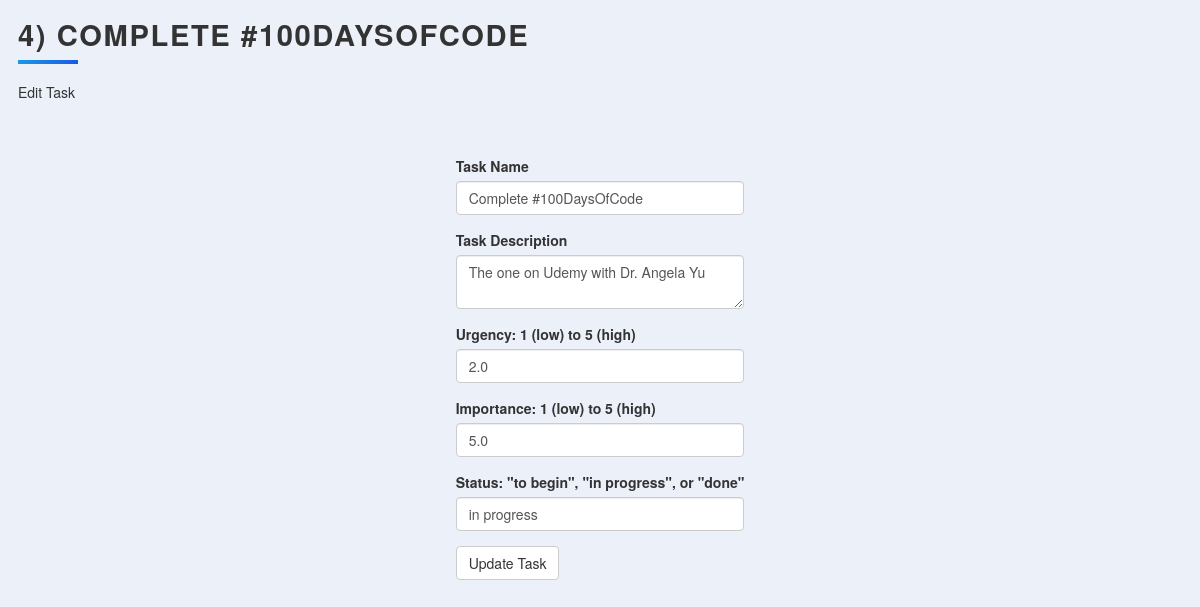
Page /edit?id=4 on the committed database.
### main.py (models this page shows, shortened)
class Task(db.Model):
    id = db.Column(db.Integer, primary_key=True)
    title = db.Column(db.String(250), nullable=False)
    description = db.Column(db.String(500), nullable=True)
    urgency = db.Column(db.Float, nullable=True)
    importance = db.Column(db.Float, nullable=True)
    status = db.Column(db.String(250), nullable=True)

### main.py (the view, shortened to what this page needs)
@app.route("/edit", methods=["GET", "POST"])
def edit_task():
    task_id = request.args.get("id")
    task = Task.query.get(task_id)
    edit_form = EditTaskForm(
        title=task.title,
        description=task.description,
        urgency=task.urgency,
        importance=task.importance,
        status=task.status
    )
    return render_template("edit.html", task=task, form=edit_form)

### main.py
class EditTaskForm(FlaskForm):
    title = StringField("Task Name", validators=[DataRequired()])
    description = TextAreaField("Task Description", validators=[DataRequired()])
    urgency = StringField("Urgency: 1 (low) to 5 (high)", validators=[DataRequired()])
    importance = StringField("Importance: 1 (low) to 5 (high)", validators=[DataRequired()])
    status = StringField('Status: "to begin", "in progress", or "done"', validators=[DataRequired()])
    submit = SubmitField("Update Task")

### templates/edit.html (shortened to what this page needs)
{% extends 'bootstrap/base.html' %}
{% import "bootstrap/wtf.html" as wtf %}
{% block styles %}
  {{ super() }}
  <link rel="stylesheet" href="{{ url_for('static', filename='css/styles.css') }}">
{% endblock %}
{% block content %}
<div class="content">
  <h1 class="heading">{{ task.id }}) {{ task.title }}</h1>
    <p class="description">Edit Task</p>
      {{ wtf.quick_form(form, novalidate=True) }}
  </div>
{% endblock %}

### static/css/styles.css (style rules this page uses)
*, *:before, *:after { box-sizing: border-box; }
html { font-size: 18px; line-height: 1.5; font-weight: 300; color: #333; font-family: "Nunito Sans", sans-serif; }
body { margin: 0; padding: 0; height: 100vh; background-color: #ecf0f9; background-attachment: fixed; }
.content { display: flex; margin: 0 auto; justify-content: center; align-items: center; flex-wrap: wrap; max-width: 1500px; }
.heading { width: 100%; margin-left: 1rem; font-weight: 900; font-size: 1.618rem; text-transform: uppercase; letter-spacing: 0.1ch; line-height: 1; padding-bottom: 0.5em; margin-bottom: 1rem; position: relative; }
.heading:after { display: block; content: ''; position: absolute; width: 60px; height: 4px; background: linear-gradient(135deg, #1a9be6, #1a57e6); bottom: 0; }
.description { width: 100%; margin-top: 0; margin-left: 1rem; margin-bottom: 3rem; }

### rows in the picture
Task: id "4", title "COMPLETE #100DAYSOFCODE", title "Complete #100DaysOfCode", description "The one on Udemy with Dr. Angela Yu", urgency "2.0", importance "5.0", status "in progress"
